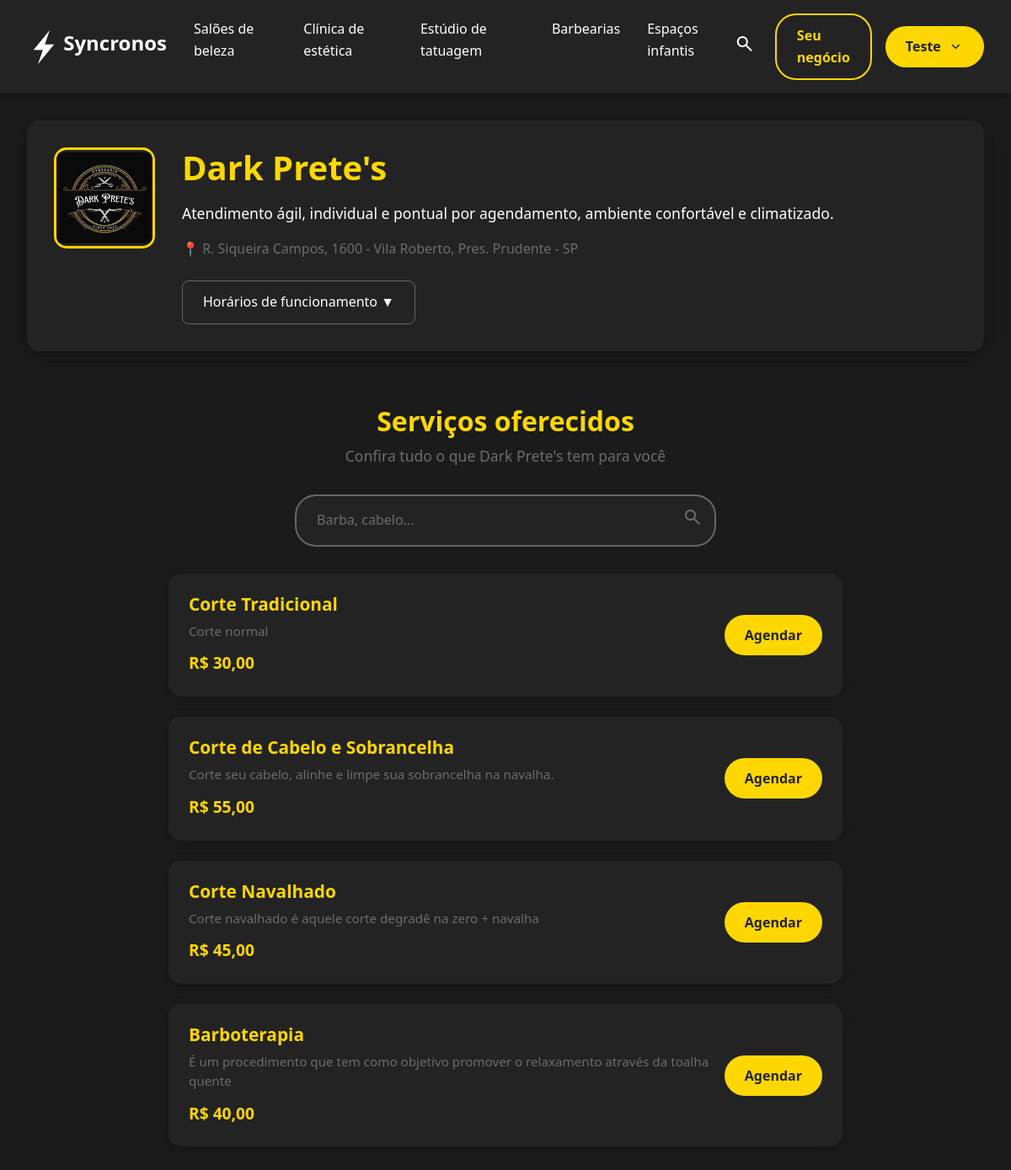
Page /pages/barbearia.php (signed in) on the committed database.
### tables this page shows
CREATE TABLE `servicos` (
  `idServico` int(11) NOT NULL,
  `Nome` varchar(30) NOT NULL,
  `Descricao` varchar(255) DEFAULT NULL,
  `Preco` decimal(10,2) DEFAULT NULL,
  `Duracao` varchar(20) DEFAULT NULL
);

### controller/ServicoController.php (called while the page is built, shortened)
<?php
require_once __DIR__ . '/../config/conexao.php';
class ServicoController
{
  private $conexao;
  public function __construct()
  {
    $db = new Conexao();
    $this->conexao = $db->conectar();
  }
  public function listarServicos()
  {
    try {
      $stmt = $this->conexao->prepare("SELECT * FROM servicos ORDER BY idServico ASC");
      $stmt->execute();
      return $stmt->fetchAll(PDO::FETCH_ASSOC);
    } catch (PDOException $e) {
      echo "Erro ao listar serviços: " . $e->getMessage();
      return [];
    }
  }
}

### config/conexao.php (called while the page is built, shortened)
<?php
class Conexao
{
    private $host = "localhost";
    private $db_name = "syncronos";
    private $username = "root";
    private $password = "";
    public function conectar()
    {
        $this->conn = null;
        try {
            $this->conn = new PDO(
                "mysql:host={$this->host};dbname={$this->db_name}",
                $this->username,
                $this->password
            );
            $this->conn->exec("set names utf8");
        } catch (PDOException $e) {
            echo "Erro na conexão: " . $e->getMessage();
        }
        return $this->conn;
    }
}

### pages/barbearia.php (the view, shortened to what this page needs)
<?php
require_once '../controller/ServicoController.php';
$servicoController = new ServicoController();
$servicos = $servicoController->listarServicos();
?>
<!DOCTYPE html>
<html lang="pt-BR">
<head>
  <link href="https://cdn.jsdelivr.net/npm/bootstrap@5.3.0/dist/css/bootstrap.min.css" rel="stylesheet" />
  <link rel="stylesheet" href="../assets/css/barbearia.css" />
</head>
<body data-user-id="<?= $_SESSION['usuario_id'] ?>">
  <header class="header">
    <div class="logo">
      <img src="../assets/images/Syncronos-branco.png" alt="Syncronos" class="logo-img" />
      <h2>Syncronos</h2>
    </div>
    <nav>
      <ul class="nav-menu">
        <li><a href="#">Salões de beleza</a></li>
        <li><a href="#">Clínica de estética</a></li>
        <li><a href="#">Estúdio de tatuagem</a></li>
        <li><a href="#">Barbearias</a></li>
        <li><a href="#">Espaços infantis</a></li>
      </ul>
    </nav>
    <div class="header-actions">
      <div class="search-icon">
        <span class="material-symbols-outlined">search</span>
      </div>
      <a href="#" class="btn-outline">Seu negócio</a>
      <?php if (isset($_SESSION['usuario_id'])): ?>
        <div class="user-dropdown">
          <button class="user-dropdown-toggle" onclick="toggleUserDropdown()">
            <span class="user-name">
              <?php echo htmlspecialchars($_SESSION['usuario_nome']); ?>
            </span>
            <span class="material-symbols-outlined dropdown-arrow">keyboard_arrow_down</span>
          </button>
        </div>
      <?php else: ?>
        <a href="../auth/login.php" class="btn-primary">Entrar</a>
      <?php endif; ?>
    </div>
  </header>
  <div class="business-header">
    <div class="business-info">
      <div class="business-logo">
        <img src="../assets/images/logo300.png" alt="Dark Prete's" class="business-logo-img" />
      </div>
      <div class="business-details">
        <h1>Dark Prete's</h1>
        <div class="description">
          Atendimento ágil, individual e pontual por agendamento, ambiente confortável e climatizado.
        </div>
        <div class="address">
          📍 R. Siqueira Campos, 1600 - Vila Roberto, Pres. Prudente - SP
        </div>
        <div class="hours-section" id="hours-section">
          <button class="hours-toggle" onclick="toggleHours()">Horários de funcionamento ▼</button>
        </div>
      </div>
    </div>
  </div>
  <div class="services-section">
    <div class="services-header">
      <h2>Serviços oferecidos</h2>
      <p class="services-subtitle">
        Confira tudo o que Dark Prete's tem para você
      </p>
    </div>
    <div class="services-content">
      <div class="services-main">
        <div class="search-box">
          <input type="text" class="search-input" placeholder="Barba, cabelo..." />
          <div class="search-icon-input">
            <span class="material-symbols-outlined">search</span>
          </div>
        </div>
        <?php foreach ($servicos as $servico): ?>
          <div class="service-card" data-servico-id="<?= $servico['idServico'] ?>">
            <div class="service-info">
              <h3><?= htmlspecialchars($servico['Nome']) ?></h3>
              <p class="service-description">
                <?= htmlspecialchars($servico['Descricao']) ?>
              </p>
              <div class="service-price">
                R$ <?= number_format($servico['Preco'], 2, ',', '.') ?>
              </div>
            </div>
            <button class="btn-agendar btn btn-primary">Agendar</button>
          </div>
        <?php endforeach; ?>
      </div>
    </div>
  </div>
</body>
</html>

### rows in the picture
servicos: Nome "Corte Tradicional", Descricao "Corte normal", Preco "30,00"
servicos: Nome "Corte de Cabelo e Sobrancelha", Descricao "Corte seu cabelo, alinhe e limpe sua sobrancelha na navalha.", Preco "55,00"
servicos: Nome "Corte Navalhado", Descricao "Corte navalhado é aquele corte degradê na zero + navalha", Preco "45,00"
servicos: Nome "Barboterapia", Descricao "É um procedimento que tem como objetivo promover o relaxamento através da toalha quente", Preco "40,00"

### other values in the picture
$_SESSION['usuario_nome'] "Teste"
